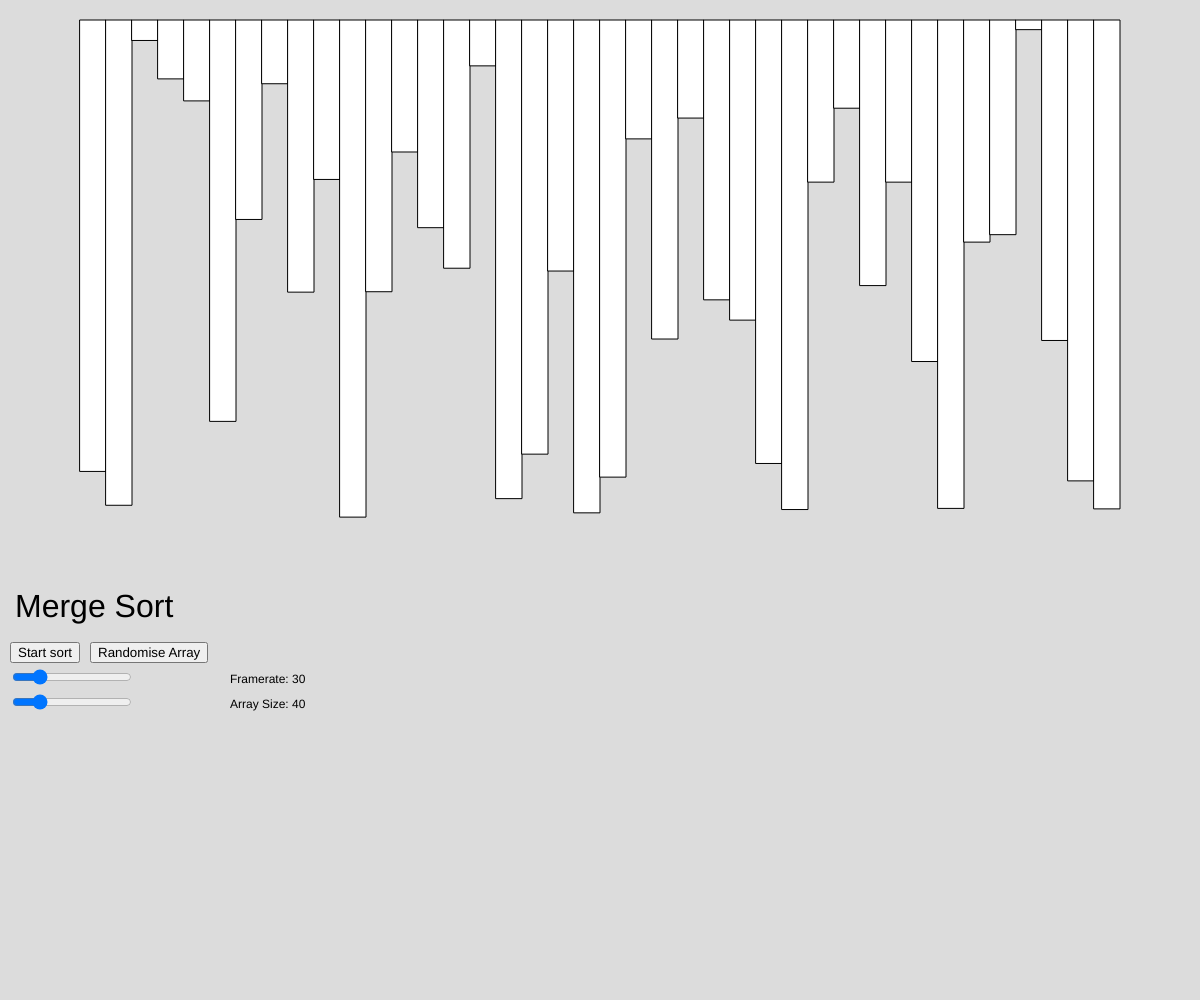
Frame 1 (no input)
Frame 2 (the mouse pressed at the canvas centre, redrawn once): identical to frame 1, image omitted

The p5.js sketch that drew this single still picture (run headless with seeded random() and noise() and a simulated clock; the mouse was pressed at the canvas centre and the sketch redrawn once):

// p5.js sketch
// ── sketch.js
let button;
let slider;
let arraysize;
let fr = 30;
let arraylen = 40;
let start;
let restart = true;

function setup() {
    createCanvas(windowWidth, windowHeight);

    button = createButton("Randomise Array");
    button.position(90, height*2/3 - 25);
    button.mousePressed(scrambleArray);
    
    slider = createSlider(1, 150, 30);
    slider.position(10, height*2 / 3);
    slider.style('width', '120px');
    
    arraysize = createSlider(2, 200, 40);
    arraysize.position(10, height*2 / 3 + 25);
    arraysize.style('width', '120px');

    start = createButton("Start sort");
    start.position(10, height*2/3 - 25);
    start.mousePressed(startSort);
    
    frameRate(fr);
    noLoop();
}


// Generates random array
let array = [];
for (let l = 0; l < arraylen; l++) {
    array.push(Math.random()* 15);
}

// Parameters for quick sort
let lo = 0;
let hi = array.length;
let i = lo;
function draw() {
    
    let rectWidth = (width-160)/array.length;
    background(220);
    translate(80, 0);

    fill(0);
    textSize(32);
    text("Merge Sort", -65, height*2/3 - 50);
    textSize(0);

    fill(0);
    let framerateText = "Framerate: " + fr;
    text(framerateText, 150, height*2/3 + 16);
    fr = slider.value();
    frameRate(fr);

    fill(0);
    let arrayText = "Array Size: " + arraylen;
    text(arrayText, 150, height*2/3 + 41);
    arraylen = arraysize.value();


    fill(255);
    // Drawing/printing the current state of the array
    for (var k = 0; k < array.length; k++) {
        let len = (array[k]/15) * (height/2);

        rect(rectWidth * k, 20, rectWidth, len);
        fill(255);
    }
    
}

// Randomises array
function scrambleArray() {
    redraw();
    array = []
    for (let l = 0; l < arraylen; l++) {
        array.push(Math.random()* 15);
    }
    lo = 0;
    hi = array.length;
    i = lo;

    restart = false;
    redraw();
}

function startSort() {
    mergeSort(array, lo, hi);
}

// Merge sort
async function mergeSort(array, lo, hi) {
    restart = true;
    
    if (hi <= lo) {
        return;
    }

    
    await new Promise(r => setTimeout(r, 1000/fr));
    
    let mid = lo + parseInt((hi - lo) / 2);
    await Promise.all([
        mergeSort(array, lo, mid),
        mergeSort(array, mid+1, hi)
    ])
    // mergeSort(array, lo, mid);
    // mergeSort(array, mid+1, hi);
    await merge(array, lo, mid, hi);

    redraw();

    if (restart == false) {
        return;
    }

}


async function merge(array, lo, mid, hi) {
    let rectWidth = (width-160)/array.length;
    await new Promise(r => setTimeout(r, 1000/fr));

    let nL = mid - lo + 1;
    let nR = hi - mid;
    let leftArr = new Array(nL);
    let rightArr = new Array(nR);
    
    for (let m = 0; m < nL; m++) {
        leftArr[m] = array[lo + m];
    }
    for (let n = 0; n < nR; n++) {
        rightArr[n] = array[mid + 1 + n];
    }

    let m = 0;
    let n = 0;
    let k = lo;

    while (m < nL && n < nR) {
        if (leftArr[m] <= rightArr[n]) {
            if (restart == false) {
                return;
            }
            await new Promise(r => setTimeout(r, 1000/fr));
            array[k] = leftArr[m];
            m++;
            redraw();
            fill(142, 245, 216);
            rect(rectWidth*(m), 20, rectWidth, (array[m]/15) * (height/2));
            fill(255);

            fill(3, 232, 252);
            rect(rectWidth*k, 20, rectWidth, (array[k]/15) * (height/2));
            fill(255);
        }
        else {
            if (restart == false) {
                return;
            }
            await new Promise(r => setTimeout(r, 1000/fr));
            array[k] = rightArr[n];
            n++;
            redraw();
            fill(142, 245, 216);
            rect(rectWidth*(n), 20, rectWidth, (array[n]/15) * (height/2));
            fill(255);

            fill(3, 232, 252);
            rect(rectWidth*k, 20, rectWidth, (array[k]/15) * (height/2));
            fill(255);
        }
        k++;
    }

    while (m < nL) {
        if (restart == false) {
            return;
        }
        await new Promise(r => setTimeout(r, 1000/fr));
        array[k] = leftArr[m];
        m++;
        k++;
        redraw();
        fill(142, 245, 216);
        rect(rectWidth*(m), 20, rectWidth, (array[m]/15) * (height/2));
        fill(255);

        fill(3, 232, 252);
        rect(rectWidth*k, 20, rectWidth, (array[k]/15) * (height/2));
        fill(255);
    }

    while (n < nR) {
        if (restart == false) {
            return;
        }
        await new Promise(r => setTimeout(r, 1000/fr));
        array[k] = rightArr[n];
        n++;
        k++;
        redraw();
        fill(142, 245, 216);
        rect(rectWidth*(n), 20, rectWidth, (array[n]/15) * (height/2));
        fill(255);

        fill(3, 232, 252);
        rect(rectWidth*k, 20, rectWidth, (array[k]/15) * (height/2));
        fill(255);
    }


    redraw();

}
